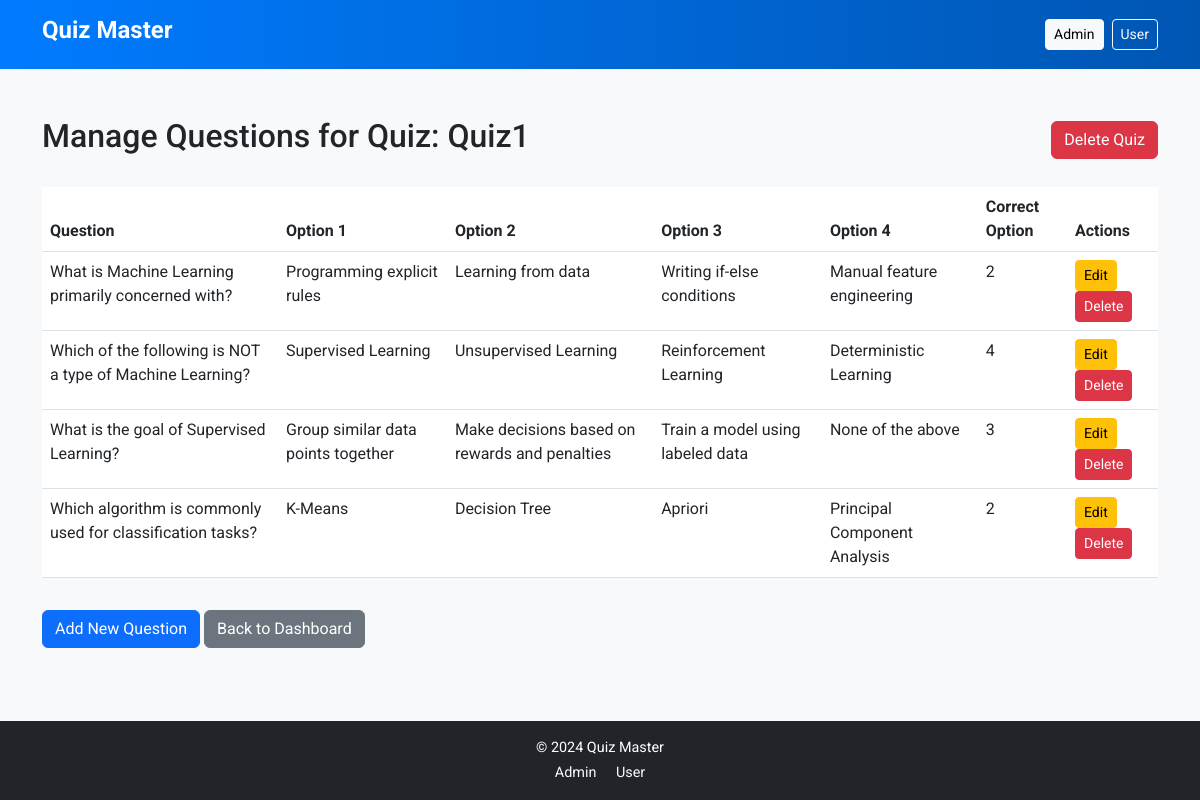
The app's page /admin/manage_quiz_questions/1 (signed in) with its own data.
### models/quiz.py (models this page shows)
class Quiz(db.Model):
    id = db.Column(db.Integer, primary_key=True)
    title = db.Column(db.String(120), nullable=False)
    chapter_id = db.Column(db.Integer, db.ForeignKey('chapter.id'), nullable=False)  # Ensure chapter_id is used
    date = db.Column(db.Date, nullable=False)
    duration = db.Column(db.Integer, nullable=False)
    questions = db.relationship('Question', backref='quiz', lazy=True)

class Question(db.Model):
    id = db.Column(db.Integer, primary_key=True)
    quiz_id = db.Column(db.Integer, db.ForeignKey('quiz.id'), nullable=False)
    question_text = db.Column(db.Text, nullable=False)
    option_1 = db.Column(db.String(120), nullable=False)
    option_2 = db.Column(db.String(120), nullable=False)
    option_3 = db.Column(db.String(120), nullable=False)
    option_4 = db.Column(db.String(120), nullable=False)
    correct_option = db.Column(db.Integer, nullable=False)

### controllers/admin_controller.py (the view)
@bp.route('/manage_quiz_questions/<int:quiz_id>', methods=['GET', 'POST'])
def manage_quiz_questions(quiz_id):
    if session.get('admin_logged_in'):
        quiz = Quiz.query.get_or_404(quiz_id)
        questions = Question.query.filter_by(quiz_id=quiz.id).all()
        return render_template('admin/manage_quiz_questions.html', quiz=quiz, questions=questions)
    else:
        flash('Please log in as Admin to access this page.', 'error')
        return redirect(url_for('admin.login'))

### templates/admin/manage_quiz_questions.html
{% extends 'base.html' %}
{% block content %}
<div class="d-flex justify-content-between align-items-center mb-4">
    <h2>Manage Questions for Quiz: {{ quiz.title }}</h2>
    <form action="{{ url_for('admin.delete_quiz', quiz_id=quiz.id) }}" method="POST" style="margin: 0;">
        <button type="submit" class="btn btn-danger" onclick="return confirm('Are you sure you want to delete this quiz along with all its questions?');">Delete Quiz</button>
    </form>
</div>
<table class="table">
    <thead>
        <tr>
            <th>Question</th>
            <th>Option 1</th>
            <th>Option 2</th>
            <th>Option 3</th>
            <th>Option 4</th>
            <th>Correct Option</th>
            <th>Actions</th>
        </tr>
    </thead>
    <tbody>
        {% for question in questions %}
        <tr>
            <td>{{ question.question_text }}</td>
            <td>{{ question.option_1 }}</td>
            <td>{{ question.option_2 }}</td>
            <td>{{ question.option_3 }}</td>
            <td>{{ question.option_4 }}</td>
            <td>{{ question.correct_option }}</td>
            <td>
                <a href="{{ url_for('admin.edit_question', question_id=question.id) }}" class="btn btn-warning btn-sm">Edit</a>
                <form action="{{ url_for('admin.delete_question', question_id=question.id) }}" method="POST" style="display:inline;">
                    <button type="submit" class="btn btn-danger btn-sm" onclick="return confirm('Are you sure you want to delete this question?');">Delete</button>
                </form>
            </td>
        </tr>
        {% endfor %}
    </tbody>
</table>
<a href="{{ url_for('admin.add_questions', quiz_id=quiz.id) }}" class="btn btn-primary mt-3">Add New Question</a>
<a href="{{ url_for('admin.dashboard') }}" class="btn btn-secondary mt-3">Back to Dashboard</a>
{% endblock %}

### static/css/style.css (style rules this page uses)
body { font-family: 'Roboto', sans-serif; background-color: #f8f9fa; }
html, body { height: 100%; margin: 0; display: flex; flex-direction: column; }

### records on screen
Quiz: title "Quiz1"
Question: question_text "What is Machine Learning primarily concerned with?", option_1 "Programming explicit rules", option_2 "Learning from data", option_3 "Writing if-else conditions", option_4 "Manual feature engineering", correct_option "2"
Question: question_text "Which of the following is NOT a type of Machine Learning?", option_1 "Supervised Learning", option_2 "Unsupervised Learning", option_3 "Reinforcement Learning", option_4 "Deterministic Learning", correct_option "4"
Question: question_text "What is the goal of Supervised Learning?", option_1 "Group similar data points together", option_2 "Make decisions based on rewards and penalties", option_3 "Train a model using labeled data", option_4 "None of the above", correct_option "3"
Question: question_text "Which algorithm is commonly used for classification tasks?", option_1 "K-Means", option_2 "Decision Tree", option_3 "Apriori", option_4 "Principal Component Analysis", correct_option "2"
